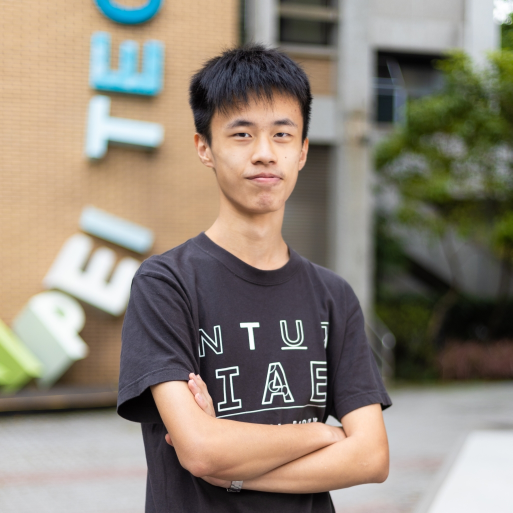
#> input picture photos/profile_photo_1025.jpg, 1025 x 1025 px (shown at 1/2 size); the run also reads 1 picture not shown here
$ python bayer_matrix_dithering_ssim_comparison.py   (older library calls are emulated)
#> lines starting #> are read from the running program, lines starting #| are printed output that depends on the picture; after the words box and inside, x2 and y2 are one past the last pixel; in counts of white or black regions, pixels touching at a corner belong together; long printed decimals are rounded
### utils.py
"""
MIT License

Copyright (c) 2024 allen327lin

Permission is hereby granted, free of charge, to any person obtaining a copy
of this software and associated documentation files (the "Software"), to deal
in the Software without restriction, including without limitation the rights
to use, copy, modify, merge, publish, distribute, sublicense, and/or sell
copies of the Software, and to permit persons to whom the Software is
furnished to do so, subject to the following conditions:

The above copyright notice and this permission notice shall be included in all
copies or substantial portions of the Software.

THE SOFTWARE IS PROVIDED "AS IS", WITHOUT WARRANTY OF ANY KIND, EXPRESS OR
IMPLIED, INCLUDING BUT NOT LIMITED TO THE WARRANTIES OF MERCHANTABILITY,
FITNESS FOR A PARTICULAR PURPOSE AND NONINFRINGEMENT. IN NO EVENT SHALL THE
AUTHORS OR COPYRIGHT HOLDERS BE LIABLE FOR ANY CLAIM, DAMAGES OR OTHER
LIABILITY, WHETHER IN AN ACTION OF CONTRACT, TORT OR OTHERWISE, ARISING FROM,
OUT OF OR IN CONNECTION WITH THE SOFTWARE OR THE USE OR OTHER DEALINGS IN THE
SOFTWARE.
"""

import numpy as np
import cv2
from skimage.metrics import structural_similarity as ssim


def show_img(title, img, save_img=False):    # 顯示圖片
    cv2.namedWindow(title, cv2.WINDOW_NORMAL)    # 創建視窗
    cv2.resizeWindow(title, 400, 400)    # 設定視窗大小
    cv2.imshow(title, img)    # 顯示圖片
    if save_img:
        cv2.imwrite("./photos/results/" + title + ".png", img)    # 儲存圖片
    return 0


# [4 lines left out: function convert_to_0_and_255, not called in this run]


def compare_ssim(img1, img2):
    score, diff = ssim(img1, img2, full=True)    # 比對img1和img2，返回結構相似性的圖
    diff = (diff * 255).astype("uint8")    # 把值拉到0~255之間，並設定格式是uint8，確保是圖片的格式
    return score, diff


# [6 lines left out: function normalization, not called in this run]

### bayer_matrix_dithering_ssim_comparison.py
"""
MIT License

Copyright (c) 2024 allen327lin

Permission is hereby granted, free of charge, to any person obtaining a copy
of this software and associated documentation files (the "Software"), to deal
in the Software without restriction, including without limitation the rights
to use, copy, modify, merge, publish, distribute, sublicense, and/or sell
copies of the Software, and to permit persons to whom the Software is
furnished to do so, subject to the following conditions:

The above copyright notice and this permission notice shall be included in all
copies or substantial portions of the Software.

THE SOFTWARE IS PROVIDED "AS IS", WITHOUT WARRANTY OF ANY KIND, EXPRESS OR
IMPLIED, INCLUDING BUT NOT LIMITED TO THE WARRANTIES OF MERCHANTABILITY,
FITNESS FOR A PARTICULAR PURPOSE AND NONINFRINGEMENT. IN NO EVENT SHALL THE
AUTHORS OR COPYRIGHT HOLDERS BE LIABLE FOR ANY CLAIM, DAMAGES OR OTHER
LIABILITY, WHETHER IN AN ACTION OF CONTRACT, TORT OR OTHERWISE, ARISING FROM,
OUT OF OR IN CONNECTION WITH THE SOFTWARE OR THE USE OR OTHER DEALINGS IN THE
SOFTWARE.
"""

import cv2
from utils import compare_ssim, show_img

# 讀入gray scale圖片
img1 = cv2.imread("./photos/profile_photo_1025.jpg", 0)
#> img1: shape (1025, 1025); min 0, max 254, mean 134.5
img2 = cv2.imread("./photos/bayer_matrix_dithering_2x2.png", 0)
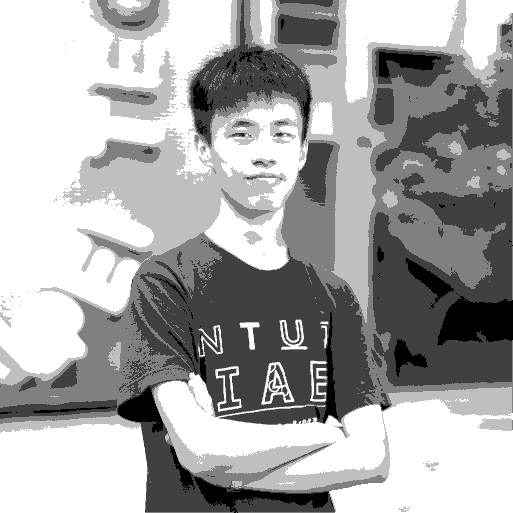
#> input picture photos/bayer_matrix_dithering_2x2.png, 1025 x 1025 px (shown at 1/2 size)
#> img2: shape (1025, 1025); 65.4% white; black in thin lines or dots
img3 = cv2.imread("./photos/bayer_matrix_dithering_4x4.png", 0)
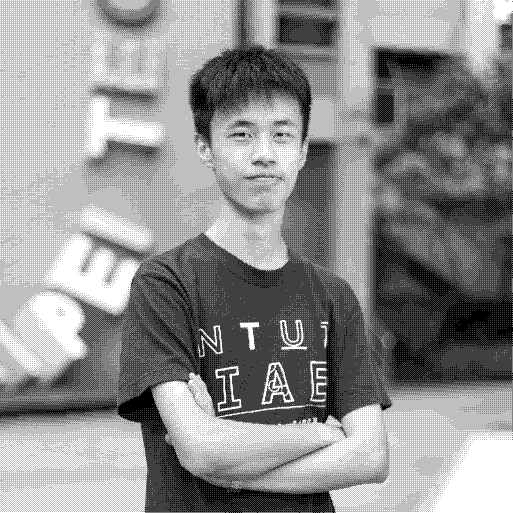
#> input picture photos/bayer_matrix_dithering_4x4.png, 1025 x 1025 px (shown at 1/2 size)
#> img3: shape (1025, 1025); 56.1% white; black in thin lines or dots
img4 = cv2.imread("./photos/bayer_matrix_dithering_8x8.png", 0)
#> img4: shape (1025, 1025); 53.6% white; black in thin lines or dots
img5 = cv2.imread("./photos/JJN_dithering.png", 0)
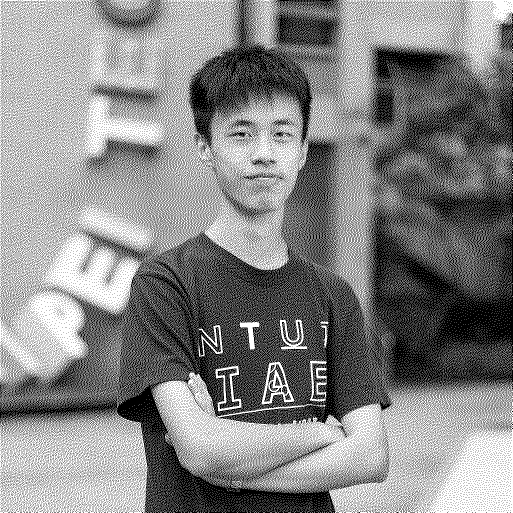
#> input picture photos/JJN_dithering.png, 1025 x 1025 px (shown at 1/2 size)
#> img5: shape (1025, 1025); 52.7% white; black in thin lines or dots
img6 = cv2.imread("./photos/dot_diffusion_dithering.png", 0)
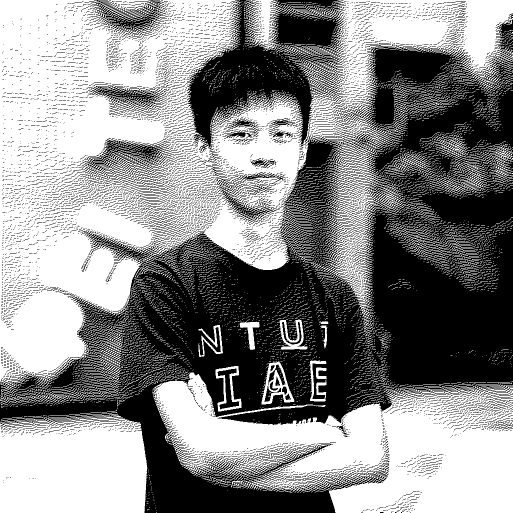
#> input picture photos/dot_diffusion_dithering.png, 1025 x 1025 px (shown at 1/2 size)
#> img6: shape (1025, 1025); 54.5% white; 8549 black regions (8192 under 20 px), largest, box (x1, y1, x2, y2) and area: (0, 91, 1025, 1025) 369840, (367, 0, 693, 303) 43912, (161, 275, 341, 359) 4266

# 用SSIM指標比對原圖與Dithering結果圖
score, diff = compare_ssim(img1, img1)
#> in compare_ssim, `score, diff = ssim(img1, img2, full=True)`: diff: shape (1025, 1025) float64; every value is 1
#> in compare_ssim, `score, diff = ssim(img1, img2, full=True)`: score = 1
#> in compare_ssim, `diff = (diff * 255).astype("uint8")`: diff: shape (1025, 1025); every value is 255
#> score = 1
score2, diff2 = compare_ssim(img1, img2)
#> score2 = 0.327
score3, diff3 = compare_ssim(img1, img3)
#> score3 = 0.0565
score4, diff4 = compare_ssim(img1, img4)
#> score4 = 0.0272
score5, diff5 = compare_ssim(img1, img5)
#> in compare_ssim (call 5), `score, diff = ssim(img1, img2, full=True)`: score = 0.0292
#> in compare_ssim (call 5), `diff = (diff * 255).astype("uint8")`:
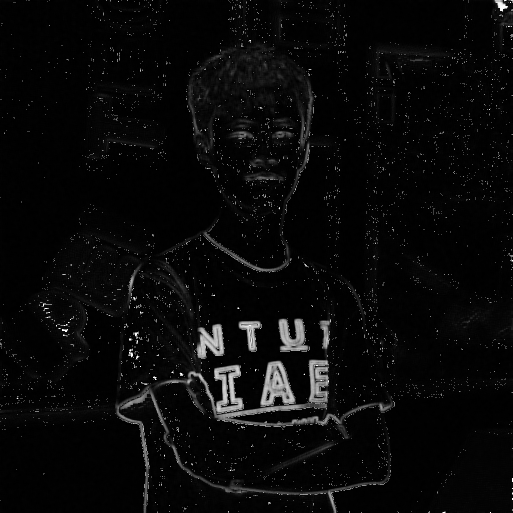
#> diff: shape (1025, 1025) (shown at 1/2 size); min 0, max 255, mean 9
#> score5 = 0.0292
score6, diff6 = compare_ssim(img1, img6)
#> in compare_ssim (call 6), `score, diff = ssim(img1, img2, full=True)`:
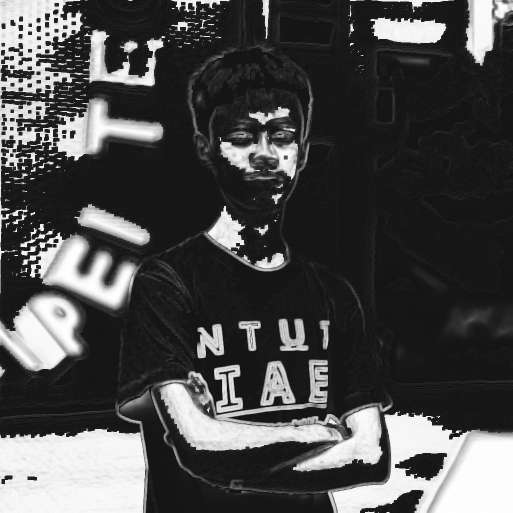
#> diff: shape (1025, 1025) float64 (shown at 1/2 size); min -0.091, max 1, mean 0.234; drawn with min black and max white
#> in compare_ssim (call 6), `score, diff = ssim(img1, img2, full=True)`: score = 0.232
#> in compare_ssim (call 6), `diff = (diff * 255).astype("uint8")`:
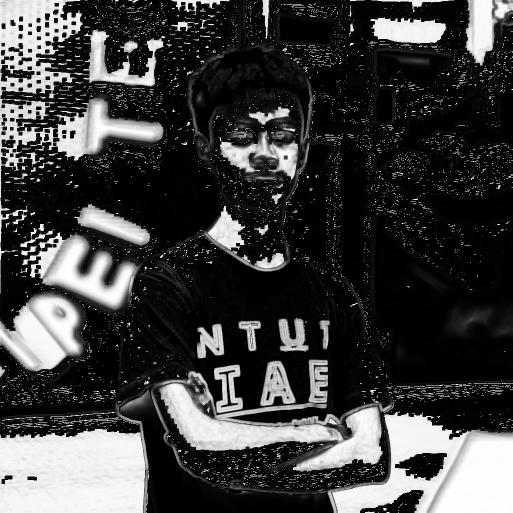
#> diff: shape (1025, 1025) (shown at 1/2 size); min 0, max 255, mean 63.4
#> score6 = 0.232
print(score, score2, score3, score4, score5, score6, sep="\n")
#| 1.0
#| 0.3266
#| 0.05653
#| 0.02725
#| 0.02918
#| 0.232

# 顯示原圖與Dithering的相似處
show_img("difference", diff)
show_img("difference2", diff2)
show_img("difference3", diff3)
show_img("difference4", diff4)
show_img("difference5", diff5)
show_img("difference6", diff6)

# 儲存結構相似圖
cv2.imwrite("./photos/bayer_matrix_dithering_2x2_ssim.png", diff2)
cv2.imwrite("./photos/bayer_matrix_dithering_4x4_ssim.png", diff3)
cv2.imwrite("./photos/bayer_matrix_dithering_8x8_ssim.png", diff4)
cv2.imwrite("./photos/JJN_dithering_ssim.png", diff5)
cv2.imwrite("./photos/dot_diffusion_dithering_ssim.png", diff6)

cv2.waitKey(0)
cv2.destroyAllWindows()
